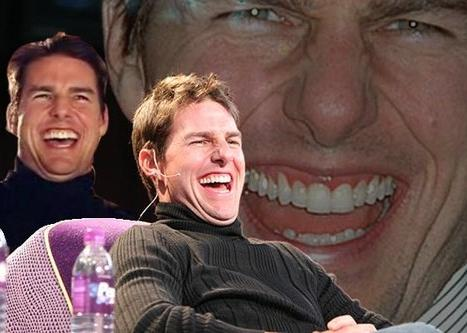
#> input picture figures/tom_cruise.jpg, 467 x 333 px, found by its file name
$ jupyter execute --allow-errors tom_cruise_vs_QFT.ipynb
#> lines starting #> are read from the running program, lines starting #| are printed output that depends on the picture
### QPIXL/helper.py
# qip/helper.py

import numpy as np
from qiskit.quantum_info import partial_trace


# [5 lines left out: function convertForProcessing, not called in this run]


def sfwht(a):
    """Fast walsh hadamard transform with scaling

    Args:
        a (flat array): array with values to be transformed

    Returns:
        input array: array of same type as input, inplace transform
    """
    n = len(a)
    j = 1
    while j < n:
        for i in range(n):
            if i & j == 0:
                j1 = i + j
                x = a[i]
                y = a[j1]
                a[i], a[j1] = (x + y) / 2, (x - y) / 2
        j *= 2
    return a


# [32 lines left out: functions isfwht, ispow2, not called in this run]


def nextpow2(x):
    """Returns next power of two, or identity if x is a power of two

    Args:
        x (int): number to check

    Returns:
        int: next power of two (or x if x is a power of two)
    """
    x -= 1
    x |= x >> 1
    x |= x >> 2
    x |= x >> 4
    x |= x >> 8
    x |= x >> 16
    x |= x >> 32
    x += 1
    return x


def ilog2(x):
    """Integer log 2"""
    return int(np.log2(x))


def grayCode(x):
    """Gray code permutation of x, to change indices"""
    return x ^ (x >> 1)


def grayPermutation(a):
    """Gray permutes an array"""
    b = np.zeros(len(a))
    for i in range(len(a)):
        b[i] = a[grayCode(i)]
    return b


# [6 lines left out: function invGrayPermutation, not called in this run]


def convertToAngles(a):
    """Converts image to angles"""
    scal = np.pi / (a.max() * 2)
    a = a * scal
    return a


# [44 lines left out: functions convertFromAngles, convertToGrayscaleOld, convertToGrayscale, countr_zero, not called in this run]


def preprocess_image(img):
    """Program requires flattened transpose of image array, this returns exactly that"""
    return img.T.flatten()


# [16 lines left out: function readpgm, not called in this run]


def is_power_of_two(x):
    x = np.asarray(x)
    return (x > 0) & ((x & (x - 1)) == 0)

def pad_0(img, val=0, size_pow2=0):
    """Pads array with 0s to next power of two

    Args:
        img (numpy array): image, can be wide. Needs to be transposed prior to padding.
        val (int): the values with which to pad the img
        size_pow2 (int): The result size, which needs to be a power of two.
                        -Defaults to nextpow2(len(img))

    Returns:
        padded image: flattened image with appropiate padding for quantum algorithm
    """
    img = np.array(img)
    img = img.flatten()
    if size_pow2 == 0:
        size_pow2 = nextpow2(len(img))
    if not is_power_of_two(size_pow2):
        raise ValueError(f"The size_pow2 arg must be a power of 2. Got {size_pow2}")
    return np.pad(img, (0, size_pow2 - len(img)), constant_values=val)


# [93 lines left out: functions decodeQPIXL, permute_bits, decodeParallelQPIXL, reconstruct_img, not called in this run]


class examples:
    # [42 lines left out: function __init__, not called in this run]

### QPIXL/qiskit/qpixl.py
import QPIXL.helper as hlp
import numpy as np
from qiskit import QuantumCircuit


def cFRQI(a, compression):
    """Takes a standard image in a numpy array (so that the matrix looks like
    the image you want if you picture the pixels) and returns the QPIXL
    compressed FRQI circuit. The compression ratio determines
    how many gates will be filtered and then cancelled out. Made into code from this paper:
    https://www.nature.com/articles/s41598-022-11024-y

    Args:
        a (np.array): numpy array of image, must be flattened and padded with zeros up to a power of two
        compression (float): number between 0 an 100, where 0 is no compression and 100 is no image

    Returns:
        QuantumCircuit: qiskit circuit that prepared the encoded image
    """
    a = hlp.convertToAngles(a)  # convert grayscale to angles
    a = hlp.preprocess_image(a)  # need to flatten the transpose for easier decoding,
    # only really necessary if you want to recover an image.
    # for classification tasks etc. transpose isn't required.
    n = len(a)
    k = hlp.ilog2(n)

    a = 2 * a
    a = hlp.sfwht(a)
    a = hlp.grayPermutation(a)
    a_sort_ind = np.argsort(np.abs(a))

    # set smallest absolute values of a to zero according to compression param
    cutoff = int((compression / 100.0) * n)
    for it in a_sort_ind[:cutoff]:
        a[it] = 0
    # print(a)
    # Construct FRQI circuit
    circuit = QuantumCircuit(k + 1)
    # Hadamard register
    circuit.h(range(k))
    # Compressed uniformly controlled rotation register
    ctrl, pc, i = 0, 0, 0
    while i < (2**k):
        # Reset the parity check
        pc = int(0)

        # Add RY gate
        if a[i] != 0:
            circuit.ry(a[i], k)

        # Loop over sequence of consecutive zero angles to
        # cancel out CNOTS (or rather, to not include them)
        if i == ((2**k) - 1):
            ctrl = 0
        else:
            ctrl = hlp.grayCode(i) ^ hlp.grayCode(i + 1)
            ctrl = k - hlp.countr_zero(ctrl, n_bits=k + 1) - 1

        # Update parity check
        pc ^= 2**ctrl
        i += 1

        while i < (2**k) and a[i] == 0:
            # Compute control qubit
            if i == ((2**k) - 1):
                ctrl = 0
            else:
                ctrl = hlp.grayCode(i) ^ hlp.grayCode(i + 1)
                ctrl = k - hlp.countr_zero(ctrl, n_bits=k + 1) - 1

            # Update parity check
            pc ^= 2**ctrl
            i += 1

        for j in range(k):
            if (pc >> j) & 1:
                circuit.cx(j, k)

    return circuit.reverse_bits()

### examples/tom_cruise_vs_QFT.ipynb
[cell 1]
import QPIXL.helper as hlp
from QPIXL.qiskit.qpixl import cFRQI
from QPIXL.qiskit.qpixl_angs import cFRQIangs, decodeAngQPIXL
import qiskit
from qiskit import QuantumCircuit
from qiskit_aer import StatevectorSimulator
import matplotlib.pyplot as plt
from matplotlib import animation
import numpy as np
from PIL import Image
from ipywidgets import interact
import os
from itertools import chain

import warnings

import numpy as np
import matplotlib.pyplot as plt
import matplotlib.animation as animation
from PIL import Image


warnings.filterwarnings("ignore")

#> (the rest of this cell did not finish here and is left out)

# Quantum:Impossible
## Tom Cruise vs QFT

Initial state:

$$|\text{Image}>_{0,n}$$

We do a transformation in the Fourier space with the QFT applied only in $k\leq n$
$$ QFT_{0,k}^{-1} RZ_{1,k} RY_{1,k} QFT_{0,k} |\text{Image}>_{0,n} $$

if $k = 0$, the image is unchanged:
$$ QFT_{0,k}^{-1} QFT_{0,k} |\text{Image}>_{0,n} =  |\text{Image}>_{0,n}  $$

## QFT Circuit

[cell 2]
# [22 lines left out: functions qft_rotations, swap_registers, qft, not called in this run]

[cell 3]
# [24 lines left out: functions qft_rotations_inverse, swap_registers_inverse, qft_inverse, not called in this run]

[cell 4]
def get_rgb_channels(image_path, target_shape=(82, 82)):
    """
    Loads an image, resizes it, and extracts its Red, Green, and Blue channels.

    Args:
        image_path (str): The path to the input image file (e.g., "figures/tom_cruise.jpg").
        target_shape (tuple): A tuple (height, width) for resizing the image.
                              Defaults to (82, 82).

    Returns:
        list: A list containing three 2D NumPy arrays: [red_channel, green_channel, blue_channel].
              Each channel array has the shape of `target_shape`.
        numpy.ndarray: The original image data as a NumPy array after resizing,
                       useful for determining `Image_data` in your main code.
    """
#> called with image_path = 'figures/tom_cruise.jpg', target_shape = (82, 82)
    try:
        # Open the image
        Image_ = Image.open(image_path)
#> Image_ is the input picture: PIL image 467x333 RGB; mean R, G, B 104.3, 79.4, 75.2

        # Resize the image to the target shape using LANCZOS resampling for quality
        Image_ = Image_.resize(target_shape, Image.Resampling.LANCZOS)
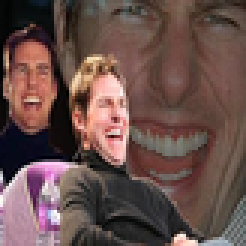
#> Image_: PIL image 82x82 RGB (shown 3 times larger); mean R, G, B 104.3, 79.4, 75.2

        # Convert the PIL Image object to a NumPy array
        # This will be a (height, width, 3) array for an RGB image
        Image_data = np.asarray(Image_)

        # Extract channels directly using NumPy slicing
        # Each slice creates a new 2D array for the respective channel
        red_channel = Image_data[:, :, 0]   # All rows, all columns, 0th (Red) channel
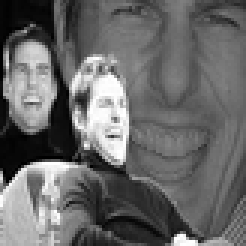
#> red_channel: shape (82, 82) (shown 3 times larger); min 0, max 255, mean 104.3
        green_channel = Image_data[:, :, 1] # All rows, all columns, 1st (Green) channel
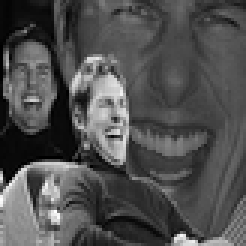
#> green_channel: shape (82, 82) (shown 3 times larger); min 0, max 255, mean 79.4
        blue_channel = Image_data[:, :, 2]  # All rows, all columns, 2nd (Blue) channel
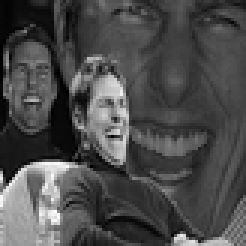
#> blue_channel: shape (82, 82) (shown 3 times larger); min 0, max 255, mean 75.2

        # Return the channels as a list and the Image_ghost_data (for your main function)
        return [red_channel, green_channel, blue_channel], Image_data

    except FileNotFoundError:
        print(f"Error: The image file '{image_path}' was not found.")
        return None, None

## Interactive results

[cell 5]
chans_tom, image_data_tom = get_rgb_channels("figures/tom_cruise.jpg", target_shape=(82, 82))
#> chans_tom = 3 items
#> the sliders are set to num_qubits = 7, ang2_ry = 3.141592653589793, ang3_rz = 3.141592653589793, compress = 50

[cell 6]
def plot_interactive_rot(num_qubits, ang2_ry, ang3_rz, compress):
#> called with num_qubits = 7, ang2_ry = 3.14, ang3_rz = 3.14, compress = 50
    encoded_decoded = []
    for i in chans_tom :

        tempi = hlp.pad_0(i.T.flatten())
        maxval = np.max(tempi)
        minval = np.min(tempi)
        qc = cFRQI(tempi, compress)

        qubits = int(num_qubits)
        qft(qc, qubits)

        if qubits ==0:
            qft_inverse(qc, qubits)
        else:
            qc.ry(ang2_ry, range(qubits))
            qc.rz(ang3_rz, range(qubits))
            qft_inverse(qc, qubits)


        job = backend.run(qc)

        sv = np.real(job.result().get_statevector())
        img2 = hlp.decodeQPIXL(sv, minval, maxval, scaling=hlp.convertToGrayscaleOld)
        encoded_decoded.append(
            hlp.reconstruct_img(img2, (len(image_data_tom), len(image_data_tom[0])))
        )
#> this loop made 1 pass
#> (size_pow2 in pad_0, maxval, minval, k in cFRQI) on pass 1: (8192, 255, 0, 13)
#> after the loop, encoded_decoded = []

    print("Width circuit", qc.width())
    print('Depth circuit', qc.depth())
    rgb = np.abs(np.dstack(encoded_decoded))
    plt.imshow(Image.fromarray(np.array(rgb).astype(np.uint8), "RGB"))


interact(
    plot_interactive_rot,
    num_qubits=(0, 14, 1),
    ang2_ry=(0, 2 * np.pi, 0.1),
    ang3_rz=(0, 2 * np.pi, 0.1),
    compress=(0, 100, 5),
)
#> (the call stopped at in cFRQI, `circuit = QuantumCircuit(k + 1)`: qiskit is not available in this run)

[cell 7]
def plot_animation_frame_tom(frame_index):
    """
    Generates a single frame for the GIF animation, mapping the frame_index
    to the specified parameter ranges for ang1_num_qubits, ang2_ry, ang3_rz, and compress.
    """
#> called with frame_index = 0

    # --- Define Parameter Ranges ---
    # These define how each parameter sweeps over the animation duration
    num_qubits_range = (0, 7)
    ang2_ry_range = (0, 2 * np.pi)
    ang3_rz_range = (0, 2 * np.pi)
    compress_range = (0, 60)

    total_frames = 240 # Total frames for the animation. Adjust for desired length.

    # --- Map frame_index to each parameter's value ---
    # sweep num_qubits and compress linearly
    # and make ang2_ry, ang3_rz oscillate for visual interest.

    # num_qubits: This needs to be an integer. It will step through the range.
    # To get steps, we can use the frame_index to pick values from a pre-defined set,
    # or round a linear interpolation.
    num_qubits = round(num_qubits_range[0] +
                            (num_qubits_range[1] - num_qubits_range[0]) * (frame_index / total_frames))
    # Ensure it's an integer within the range [0, 14]
    num_qubits = max(num_qubits_range[0], min(num_qubits, num_qubits_range[1]))

    # ang2_ry: Linear sweep
    ang2_ry = ang2_ry_range[0] + (ang2_ry_range[1] - ang2_ry_range[0]) * (frame_index / total_frames)

    # ang3_rz: Sinusoidal oscillation for more dynamic visual
    # Oscillates between start and end of its range
    ang3_rz = ang3_rz_range[0] + (ang3_rz_range[1] - ang3_rz_range[0]) * (0.5 + 0.5 * np.sin(frame_index / total_frames * 2 * np.pi))

    # compress: Linear sweep
    compress = int(compress_range[0] + (compress_range[1] - compress_range[0]) * (frame_index / total_frames))
    # Ensure compress is within its bounds
    compress = max(compress_range[0], min(compress, compress_range[1]))

    encoded_decoded = []

    # Iterate for each channel (R, G, B)
    for channel_data in chans_tom: # Iterate directly over chans
        tempi = hlp.pad_0(channel_data.T.flatten())
        maxval = np.max(tempi)
        minval = np.min(tempi)
        qc_tom = cFRQI(tempi, compress)

        new_qubits_count = int(num_qubits) # Use the animated `ang1_num_qubits`

        qft(qc_tom, new_qubits_count) # Apply QFT

        if new_qubits_count == 0:
            qft_inverse(qc_tom, new_qubits_count)
        else:
            # Apply Ry and Rz to the 'new_qubits_count' range of qubits
            # using ang2_ry and ang3_rz
            qc_tom.ry(ang2_ry, range(new_qubits_count))
            qc_tom.rz(ang3_rz, range(new_qubits_count))
            qft_inverse(qc_tom, new_qubits_count)

        job = backend.run(qc_tom)

        sv = np.real(job.result().get_statevector())
        img2 = hlp.decodeQPIXL(sv, minval, maxval, scaling=hlp.convertToGrayscaleOld)

        # Ensure reconstruction uses the correct image dimensions from Image_ghost_data
        reconstructed_img = hlp.reconstruct_img(img2, (image_data_tom.shape[0], image_data_tom.shape[1]))
        encoded_decoded.append(reconstructed_img)
#> this loop made 1 pass
#> after the loop, encoded_decoded = []

    rgb = np.abs(np.dstack(encoded_decoded))

    # Clear the current axes to prevent previous frames from overlapping
    plt.clf()
    plt.imshow(Image.fromarray(np.array(rgb).astype(np.uint8), "RGB"))

    # Update title to show current parameter values
    plt.title(
        f"Frame: {frame_index+1}/{total_frames}\n"
        f"Width circuit:{qc_tom.width()} \n"
        f"Depth circuit:{qc_tom.depth()} \n"
        f"Num Qubits with QFT: {num_qubits}\n"
        f"Ry Angle: {ang2_ry:.2f}\n"
        f"Rz Angle: {ang3_rz:.2f} \n"
        f"Compress: {compress}"
    )


# --- Setup the figure and animation ---
fig = plt.figure(figsize=(14, 14)) # Adjust figure size as needed
ani = animation.FuncAnimation(fig, plot_animation_frame_tom, interval=30, frames=240) # 30ms interval = ~33 fps

# Save the animation as a GIF
writergif = animation.PillowWriter(fps=30) # Output GIF frames per second
#> (the rest of this cell did not finish here and is left out)

## Dog Vs QFT

[cell 8]
chans2, image_data2 = get_rgb_channels("figures/pitbull_scared.jpg", target_shape=(82, 82))
#> call 2 of get_rgb_channels, with image_path = 'figures/pitbull_scared.jpg', target_shape = (82, 82)
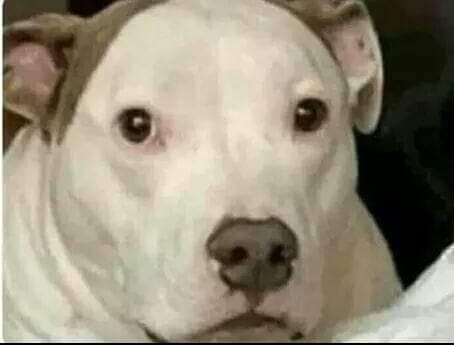
#> input picture figures/pitbull_scared.jpg, 454 x 345 px, found by its file name
#> in get_rgb_channels, Image_ is the input picture: PIL image 454x345 RGB; mean R, G, B 148.3, 139.5, 121.2
#> in get_rgb_channels (call 2), `Image_ = Image_.resize(target_shape, Image.Resampling.LANCZOS)`:
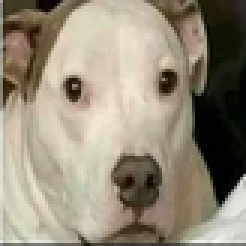
#> Image_: PIL image 82x82 RGB (shown 3 times larger); mean R, G, B 148.3, 139.5, 121.3
#> in get_rgb_channels (call 2), `red_channel = Image_data[:, :, 0]`:
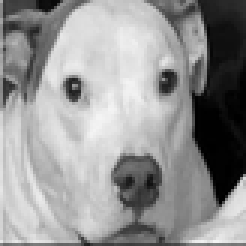
#> red_channel: shape (82, 82) (shown 3 times larger); min 0, max 244, mean 148.3
#> in get_rgb_channels (call 2), `green_channel = Image_data[:, :, 1]`:
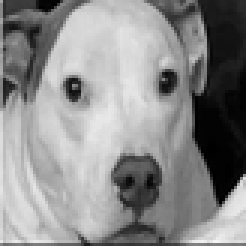
#> green_channel: shape (82, 82) (shown 3 times larger); min 0, max 244, mean 139.5
#> in get_rgb_channels (call 2), `blue_channel = Image_data[:, :, 2]`:
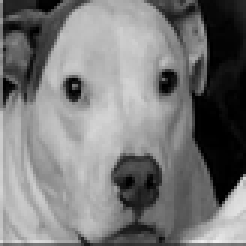
#> blue_channel: shape (82, 82) (shown 3 times larger); min 0, max 238, mean 121.3
#> chans2 = 3 items
#> the sliders are set to num_qubits = 7, ang2_ry = 3.141592653589793, ang3_rz = 3.141592653589793, compress = 50

[cell 9]
def plot_interactive_rot(num_qubits, ang2_ry, ang3_rz, compress):
#> called with num_qubits = 7, ang2_ry = 3.14, ang3_rz = 3.14, compress = 50
    encoded_decoded = []

    for i in chans2:

        tempi = hlp.pad_0(i.T.flatten())
        maxval = np.max(tempi)
        minval = np.min(tempi)
        qc2 = cFRQI(tempi, compress)

        new = int(num_qubits)
        qft(qc2, new)

        if new ==0:
            qft_inverse(qc2, new)
        else:
            qc2.ry(ang2_ry, range(new))
            qc2.rz(ang3_rz, range(new))
            qft_inverse(qc2, new)


        job = backend.run(qc2)

        sv = np.real(job.result().get_statevector())
        img2 = hlp.decodeQPIXL(sv, minval, maxval, scaling=hlp.convertToGrayscaleOld)
        encoded_decoded.append(
            hlp.reconstruct_img(img2, (len(image_data2), len(image_data2[0])))
        )
#> this loop made 1 pass
#> (size_pow2 in pad_0, maxval, minval, k in cFRQI) on pass 1: (8192, 244, 0, 13)
#> after the loop, encoded_decoded = []

    print("Width circuit", qc2.width())
    print('Depth circuit', qc2.depth())
    rgb = np.abs(np.dstack(encoded_decoded))

    plt.imshow(Image.fromarray(np.array(rgb).astype(np.uint8), "RGB"))


interact(
    plot_interactive_rot,
    num_qubits=(0, 14, 1),
    ang2_ry=(0, 2 * np.pi, 0.1),
    ang3_rz=(0, 2 * np.pi, 0.1),
    compress=(0, 100, 5),
)
#> (the call stopped at in cFRQI, `circuit = QuantumCircuit(k + 1)`: qiskit is not available in this run)

[cell 10]
def plot_animation_frame(frame_index):
    """
    Generates a single frame for the GIF animation, mapping the frame_index
    to the specified parameter ranges for num_qubits, ang2_ry, ang3_rz, and compress.
    """
#> called with frame_index = 0

    # --- Define Parameter Ranges ---
    # These define how each parameter sweeps over the animation duration
    num_qubits_range = (0, 6)
    ang2_ry_range = (0, 2 * np.pi)
    ang3_rz_range = (0, 2 * np.pi)
    compress_range = (0, 60)

    total_frames = 240 # Total frames for the animation. Adjust for desired length.

    # --- Map frame_index to each parameter's value ---
    # We'll sweep num_qubits, ang2_ry, and compress linearly
    # and make ang3_rz oscillate for visual interest.

    # ang1_num_qubits: This needs to be an integer. It will step through the range.
    # To get steps, we can use the frame_index to pick values from a pre-defined set,
    # or round a linear interpolation
    num_qubits = round(num_qubits_range[0] +
                            (num_qubits_range[1] - num_qubits_range[0]) * (frame_index / total_frames))
    # Ensure it's an integer within the range [0, 6]
    num_qubits = max(num_qubits_range[0], min(num_qubits, num_qubits_range[1]))

    # ang2_ry: Linear sweep
    ang2_ry = ang2_ry_range[0] + (ang2_ry_range[1] - ang2_ry_range[0]) * (frame_index / total_frames)

    # ang3_rz: Sinusoidal oscillation for more dynamic visual
    # Oscillates between start and end of its range
    ang3_rz = ang3_rz_range[0] + (ang3_rz_range[1] - ang3_rz_range[0]) * (0.5 + 0.5 * np.sin(frame_index / total_frames * 2 * np.pi))

    # compress: Linear sweep
    compress = int(compress_range[0] + (compress_range[1] - compress_range[0]) * (frame_index / total_frames))
    # Ensure compress is within its bounds
    compress = max(compress_range[0], min(compress, compress_range[1]))

    encoded_decoded = []

    # Iterate for each channel (R, G, B)
    for channel_data in chans2: # Iterate directly over chans
        tempi = hlp.pad_0(channel_data.T.flatten())
        maxval = np.max(tempi)
        minval = np.min(tempi)
        qc3 = cFRQI(tempi, compress)

        new_qubits_count = int(num_qubits)

        qft(qc3, new_qubits_count) # Apply QFT

        if new_qubits_count == 0:
            qft_inverse(qc3, new_qubits_count)
        else:
            # Apply Ry and Rz to the 'new_qubits_count' range of qubits
            # using ang2_ry and ang3_rz
            qc3.ry(ang2_ry, range(new_qubits_count))
            qc3.rz(ang3_rz, range(new_qubits_count))
            qft_inverse(qc3, new_qubits_count)

        job = backend.run(qc3)

        sv = np.real(job.result().get_statevector())
        img2 = hlp.decodeQPIXL(sv, minval, maxval, scaling=hlp.convertToGrayscaleOld)

        # Ensure reconstruction uses the correct image dimensions from Image
        reconstructed_img = hlp.reconstruct_img(img2, (image_data2.shape[0], image_data2.shape[1]))
        encoded_decoded.append(reconstructed_img)
#> this loop made 1 pass
#> after the loop, encoded_decoded = []

    rgb = np.abs(np.dstack(encoded_decoded))

    # Clear the current axes to prevent previous frames from overlapping
    plt.clf()
    plt.imshow(Image.fromarray(np.array(rgb).astype(np.uint8), "RGB"))

    # Update title to show current parameter values
    plt.title(
        f"Frame: {frame_index+1}/{total_frames}\n"
        f"Width circuit:{qc3.width()} \n"
        f"Depth circuit:{qc3.depth()} \n"
        f"Num Qubits with QFT: {num_qubits}\n"
        f"Ry Angle: {ang2_ry:.2f}\n"
        f"Rz Angle: {ang3_rz:.2f} \n"
        f"Compress: {compress}"
    )


# --- Setup the figure and animation ---
fig = plt.figure(figsize=(14, 14)) # Adjust figure size
ani = animation.FuncAnimation(fig, plot_animation_frame, interval=30, frames=240) # 30ms interval = ~33 fps

# Save the animation as a GIF
writergif = animation.PillowWriter(fps=30) # Output GIF frames per second
#> (the rest of this cell did not finish here and is left out)
